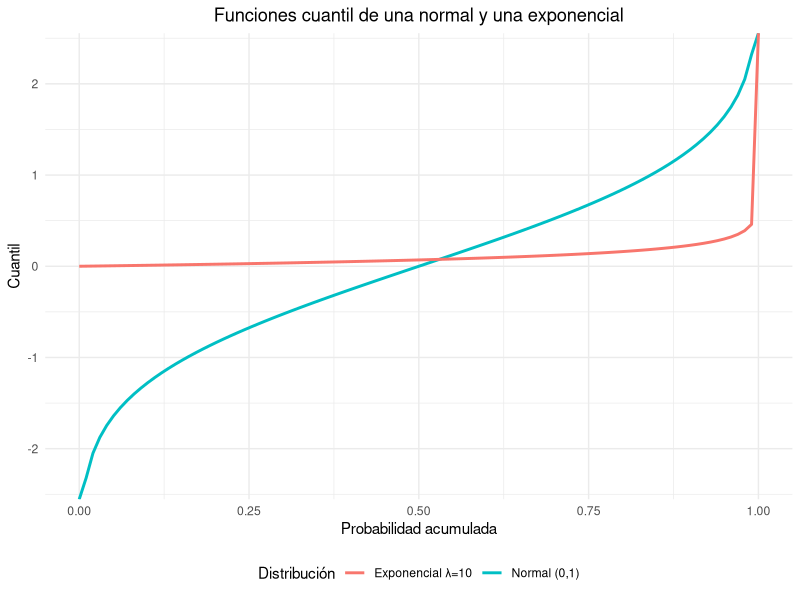

The R source for this figure: (Note: this script raises an error after producing the figure.)

# Cargar ggplot2
library(ggplot2)

# Crear una secuencia de probabilidades (valores entre 0 y 1)
probs <- seq(0, 1, length.out = 100)

# Calcular las funciones cuantil (inversas)
quantile_normal <- qnorm(probs, mean = 0, sd = 1)   # Normal(0,1)
quantile_exp10 <- qexp(probs, rate = 10)            # Exponencial con lambda = 10

# Crear un data frame para ggplot
data <- data.frame(
  Probability = probs,
  Quantile_Normal = quantile_normal,
  Quantile_Exp10 = quantile_exp10
)

# Graficar con ggplot2
ggplot(data, aes(x = Probability)) +
  geom_line(aes(y = Quantile_Normal, color = "Normal (0,1)"), size = 1) +
  geom_line(aes(y = Quantile_Exp10, color = "Exponencial λ=10"), size = 1) +
  labs(
    title = "Funciones cuantil de una normal y una exponencial",
    x = "Probabilidad acumulada",
    y = "Cuantil",
    color = "Distribución"
  ) +
  theme_minimal() +
  theme(
    plot.title = element_text(hjust = 0.5),
    legend.position = "bottom"
  )

#Cortes:

# Función para calcular la diferencia entre las funciones cuantil
diff_quantile <- function(p) {
  qnorm(p, mean = 0, sd = 1) - qexp(p, rate = 10)
}

# Encontrar los puntos de corte
root1 <- uniroot(diff_quantile, interval = c(0, 0.6))$root
root2 <- uniroot(diff_quantile, interval = c(0.6, 1))$root

# Calcular los valores cuantil en los puntos de corte
quantile1 <- qnorm(root1, mean = 0, sd = 1)
quantile2 <- qnorm(root2, mean = 0, sd = 1)

# Resultados
cat("Primer punto de corte:\n")
cat("Probabilidad:", root1, "\tCuantil:", quantile1, "\n")
cat("Segundo punto de corte:\n")
cat("Probabilidad:", root2, "\tCuantil:", quantile2, "\n")








## Dos muestras
# options(digits=1)
set.seed(250)
x <- rnorm(30,mean=0,sd=1)
y <- rnorm(30,mean=7,sd=5)

samples <- list(x,y)



# Ordenar las muestras
x_sorted <- sort(x)
y_sorted <- sort(y)
n <- length(x)
p <- (1:n) / (n + 1) # Probabilidades empíricas

# Crear la función cuantil empírica escalera
empirical_quantile <- function(values, p_query) {
  n <- length(values)
  sorted_values <- sort(values)
  np <- n * p_query
  
  # Si np es entero, usar el valor en esa posición, si no, el siguiente mayor
  quantiles <- sapply(np, function(k) {
    if (k %% 1 == 0) {
      sorted_values[k]
    } else {
      sorted_values[ceiling(k)]
    }
  })
  return(quantiles)
}

# Evaluar las funciones cuantil empíricas para un rango de p
p_query <- (1:30)/31
x_quantiles <- empirical_quantile(x_sorted, p_query)
y_quantiles <- empirical_quantile(y_sorted, p_query)

# Encontrar el punto de intersección
diff <- abs(x_quantiles - y_quantiles)
min_index <- which.min(diff)
intersection_p <- p_query[min_index]
intersection_value <- x_quantiles[min_index]

df <- data.frame(
  p = rep(p_query, 2),
  value = c(x_quantiles, y_quantiles),
  group = rep(c("Muestra X", "Muestra Y"), each = length(p_query))
)

library(ggplot2)

# Gráfico con ggplot
ggplot(df, aes(x = p, y = value, color = group)) +
  geom_step(size = 1.2) + # Funciones cuantil en escalera
  geom_vline(xintercept = intersection_p, linetype = "dashed", color = "gray") +
  geom_hline(yintercept = intersection_value, linetype = "dashed", color = "gray") +
  geom_point(aes(x = intersection_p, y = intersection_value), color = "red", size = 3) +
  annotate("text", x = intersection_p + 0.05, y = intersection_value - 0.2, 
           label = paste0("(", round(intersection_p, 3), ", ", round(intersection_value, 3), ")"), 
           color = "red", hjust = 0.2, vjust = 1) +
  labs(
    title = "Funciones cuantil empíricas",
    x = "Probabilidad empírica (p)",
    y = "Valores"
  ) +
  scale_color_manual(values = c("blue", "green")) +
  theme_minimal() +
  theme(legend.title = element_blank())

# Imprimir el punto de corte
list(Probabilidad = intersection_p, Valor = intersection_value)


